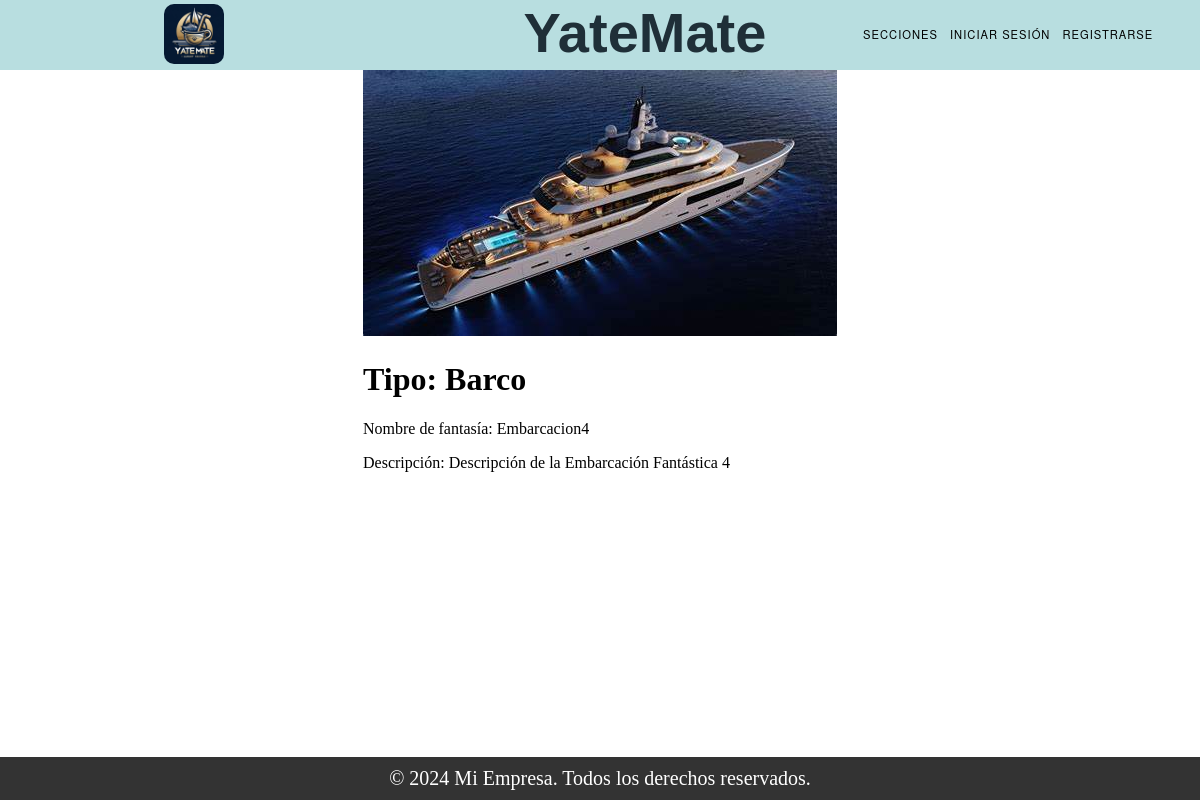
/saber_mas/4/Embarcaciones/, run on the app's committed database.
### Trueque/models.py (models this page shows, shortened)
class Publicacion_Embarcacion(models.Model):
    ESTADO_CHOICES = (
        ('Vigente', 'Vigente'),
        ('Proceso', 'Proceso'),
        ('Finalizado', 'Finalizado'),
    )
    embarcacion = models.ForeignKey(Embarcacion, on_delete=models.CASCADE)
    descripcion = models.TextField()
    estado = models.CharField(max_length=50)

### Register/models.py (models this page shows, shortened)
class Embarcacion(models.Model):
    TIPOS = (
        ('Velero', 'Velero'),
        ('Yate', 'Yate'),
        ('Lancha', 'Lancha'),
        ('Barco', 'Barco'),
    )
    eslora = models.FloatField()
    manga = models.FloatField()
    calado = models.FloatField()
    matricula = models.CharField(max_length=20, unique=True)
    nombre_fantasia = models.CharField(max_length=255)
    foto = models.ImageField(upload_to='img/', null=True, blank=True)
    dueno = models.ForeignKey(User, on_delete=models.SET_NULL, null=True)
    tipo = models.CharField(max_length=20, choices=TIPOS)

### Trueque/views.py (the view)
# urls.py: path('saber_mas/<int:id>/<str:tipo_objetos>/', views.saber_mas, name='saber_mas'),
def saber_mas(request, id, tipo_objetos):
    if tipo_objetos == 'Objetos Valiosos':
        objeto = Publicacion_ObjetoValioso.objects.get(id=id)
    elif tipo_objetos == 'Embarcaciones':
        objeto = Publicacion_Embarcacion.objects.get(id=id)
    else:
        return render(request, 'error.html', {'mensaje': 'Tipo de objeto no válido'})
    return render(request, 'ver_mas.html', {'objeto': objeto, 'tipo_objetos': tipo_objetos})

### Trueque/templates/ver_mas.html (shortened to what this page needs)
{% extends "base.html" %}
{% load static %}
{% block content %}
<div class="container">
  {% if objeto %}
    <div class="row">
      <div class="col-md-6">
        {% if objeto.foto %}
        <img src="{% static 'img_o/' %}{{ objeto.foto.url }}" alt="Foto del objeto" class="img-fluid"  style="max-width: 100%; max-height: 400px;">
        {% else %}
        <img src="{% static 'img_b/' %}{{ objeto.embarcacion.foto.url}}" alt="Foto del objeto" class="img-fluid" style="max-width: 100%; max-height: 400px;">
        {% endif %}
      </div>
      <div class="col-md-6">
        {% if objeto.tipo %}
          <h1 class="mt-4">Tipo: {{ objeto.tipo }}</h1>
        {% else %}
          <h1 class="mt-4">Tipo: {{ objeto.embarcacion.tipo }}</h1>
        {% endif %}
        {% if objeto.marca %}
          <p>Marca: {{ objeto.marca }}</p>
        {% else %}
          <p>Nombre de fantasía: {{ objeto.embarcacion.nombre_fantasia }}</p>
        {% endif %}
        <p>Descripción: {{ objeto.descripcion }}</p>
      </div>
    </div>
  {% else %}
    <p>El objeto no tiene la información completa.</p>
  {% endif %}
</div>
{% endblock %}

### static/css/styles.css (style rules this page uses)
body { margin: 0; padding: 0; }
.container { display: flex; width: 100%; height: 100%; align-items:center; justify-content: center; margin-top: 100px; margin-bottom: 100px; }

### templates/partials/footer.html (style rules this page uses)
.container { padding: 0; margin: 0; }

### data on the page
Publicacion_Embarcacion: embarcacion.foto (picture), embarcacion.tipo "Barco", embarcacion.nombre_fantasia "Embarcacion4", descripcion "Descripción de la Embarcación Fantástica 4"
